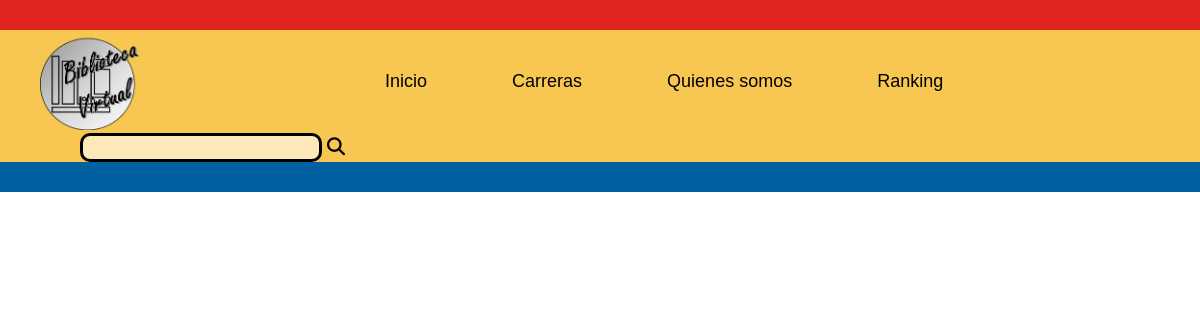
Before: /fis110/ with the older database file.
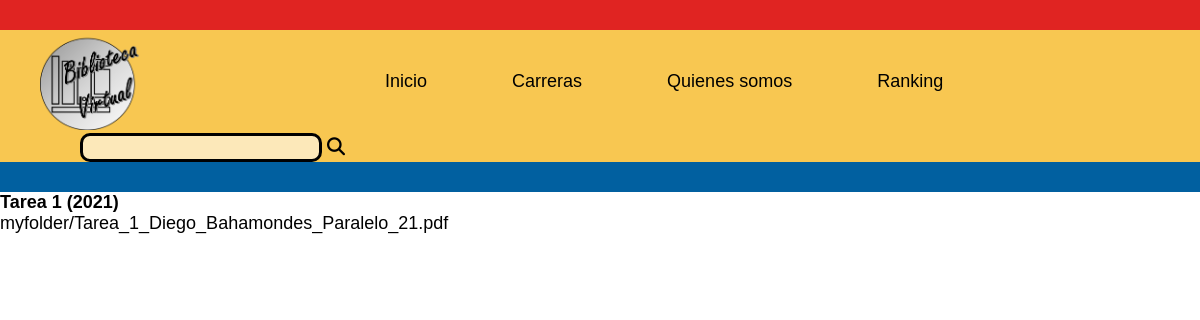
After: the same page with the newer database file.
### Biblio/models.py (models this page shows, shortened)
class Post(models.Model):
    titulo=models.CharField(max_length=50)
    user = models.OneToOneField(User, on_delete=models.CASCADE, related_name='posts')
    timestap = models.DateTimeField(default=timezone.now)
    ramo = models.CharField(max_length=7)
    archivo = models.FileField(upload_to="myfolder/", blank=True, null=True)
    class meta:
        ordering = ['-timestap']

### Biblio/views.py (the view)
# urls.py: path('fis110/', fis110),
def fis110(request):
    posts = Post.objects.all()
    context= {'posts': posts}
    return render(request,"base.html",context)

### templates/base.html (shortened to what this page needs)
<head>
</head>
<body>
    {%include "Barrafija.html"%}
        <article>
        <div class="container-article">
            <div class="container-article">
            {%for post in posts%}
                <h2 class="titulo"><a href="#">{{post.titulo}}</a></h2>
                <div class="archivo">{{post.archivo}}</div>
            {%endfor%}
        </div>
        </article>
</body>

### templates/Barrafija.html (shortened to what this page needs)
{% load static %}
<head>
<link rel="stylesheet" type="text/css" href='{% static "css/BarraFija.css" %}'/>
</head>
<header>
    <div class="a"></div>
    <div class="b">
        <ul class="barra">
            <img class="img" src= '{% static "imagenes/Logo pagina.png" %}'/>
            <li><a href="http://127.0.0.1:8000/principal/" class="nav">Inicio</a></li>
            <li><a href="http://127.0.0.1:8000/carreras/" class="nav">Carreras</a></li>
            <li><a href="http://127.0.0.1:8000/equipo/" class="nav">Quienes somos</a></li>
            <li><a href="http://127.0.0.1:8000/ranking/" class="nav">Ranking</a></li>
            <li><input type="text" class="busqueda"> <i class="fas fa-search"> </i></li>
        </ul>
    </div>
    <div class="c"></div>
</header>

### static/css/BarraFija.css (style rules this page uses)
.a { background-color: #E02422; padding: 15px; color:#E02422; }
.b { background-color: #F8C751; padding: 0px; color:#F8C751; }
.c { background-color: #0160A0; padding: 15px; color:#0160A0; }
* { font-family: 'Ubuntu', sans-serif; box-sizing: border-box; font-size:large; margin:0; color: black; text-decoration: none; }
.barra { margin-left:none; vertical-align: middle; }
.barra li { display: inline; margin: 10px 40px; vertical-align: middle; }
.barra img { margin-bottom: 3px; margin-right: 200px; width: 100px; height: 100px; vertical-align: middle; }
.busqueda { background:rgba(255, 255, 255, 0.596); border-radius: 10px; border: 3px solid black; }

Changed rows visible on the page:
added Post: titulo "Tarea 1 (2021)", archivo "myfolder/Tarea_1_Diego_Bahamondes_Paralelo_21.pdf"
